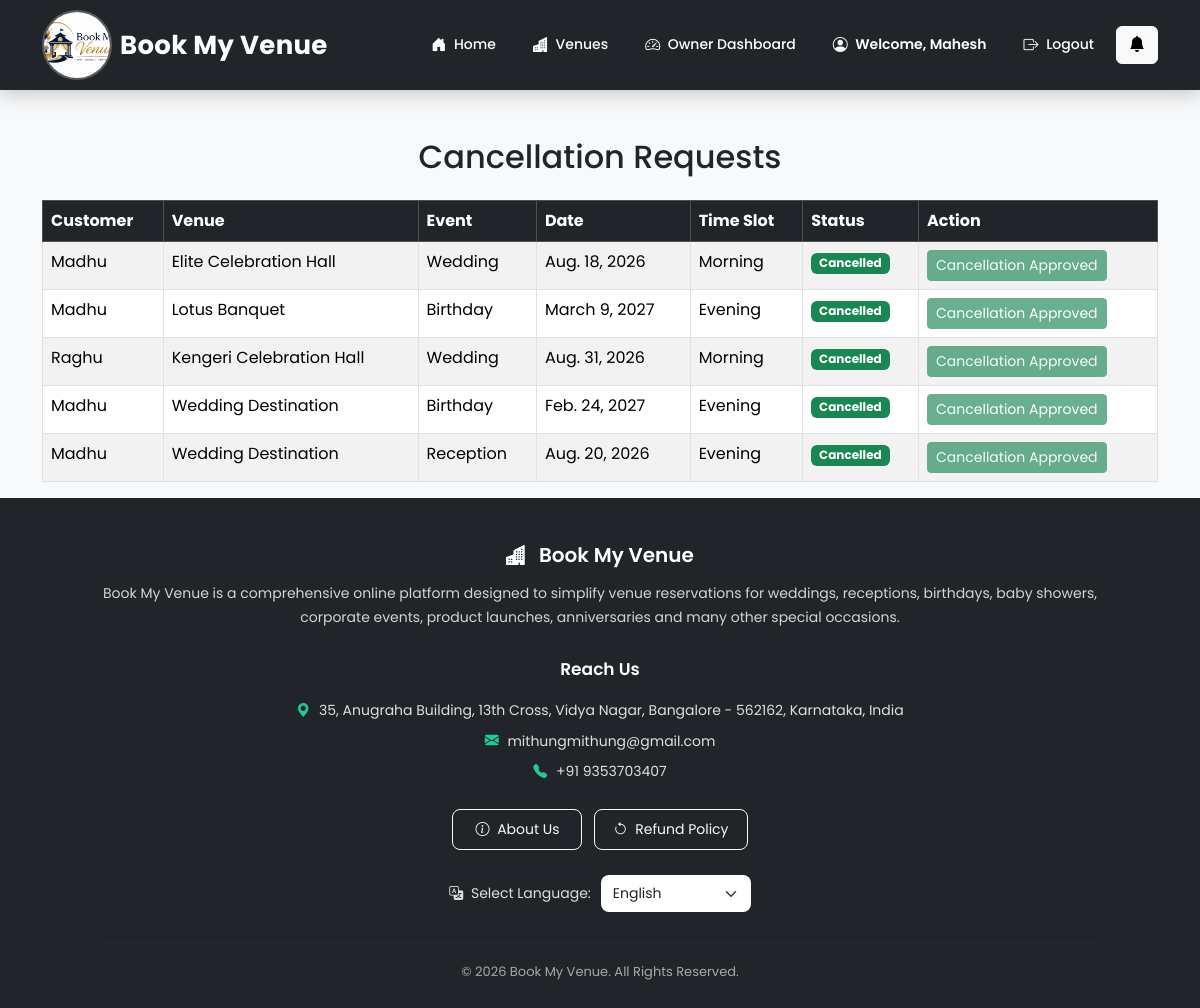
/cancellation-requests/ (signed in), run on the app's committed database.
### venues/models.py (models this page shows, shortened)
class Booking(models.Model):
    EVENT_CHOICES = (
        ('Wedding', 'Wedding'),
        ('Reception', 'Reception'),
        ('Birthday', 'Birthday'),
        ('Baby Shower', 'Baby Shower'),
        ('Corporate Event', 'Corporate Event'),
        ('Product Launch', 'Product Launch'),
        ('Anniversary', 'Anniversary'),
        ('Get Together', 'Get Together'),
    )
    TIME_SLOT_CHOICES = (
        ('Morning', 'Morning'),
        ('Afternoon', 'Afternoon'),
        ('Evening', 'Evening'),
        ('Full Day', 'Full Day'),
    )
    STATUS_CHOICES = [
        ('Pending', 'Pending'),
        ('Approved', 'Approved'),
        ('Rejected', 'Rejected'),
        ('Booked', 'Booked'),
        ('Cancellation Requested', 'Cancellation Requested'),
        ('Cancelled', 'Cancelled'),
    ]
    user = models.ForeignKey(
        User,
        on_delete=models.CASCADE
    )
    venue = models.ForeignKey(
        Venue,
        on_delete=models.CASCADE
    )
    event_type = models.CharField(
        max_length=50,
        choices=EVENT_CHOICES
    )
    event_date = models.DateField()
    time_slot = models.CharField(
        max_length=20,
        choices=TIME_SLOT_CHOICES,
        default='Morning'
    )
    services = models.ManyToManyField(
        'VenueService',
        blank=True,
        related_name='bookings'
    )
    total_amount = models.DecimalField(
        max_digits=12,
        decimal_places=2,
        default=0
    )
    booking_date = models.DateTimeField(
        auto_now_add=True
    )
    status = models.CharField(
        max_length=30,
        choices=STATUS_CHOICES,
        default='Pending'
    )
    class Meta:
        constraints = [
            models.UniqueConstraint(
                fields=[
                    'venue',
                    'event_date',
                    'time_slot'
                ],
                name='unique_venue_date_timeslot'
            )
        ]

class Venue(models.Model):
    owner = models.ForeignKey(
        User,
        on_delete=models.CASCADE
    )
    name = models.CharField(max_length=100)
    location = models.ForeignKey(
        Location,
        on_delete=models.CASCADE
    )
    capacity = models.IntegerField()
    price = models.DecimalField(
        max_digits=10,
        decimal_places=2
    )
    image = models.ImageField(
        upload_to='venues/'
    )
    description = models.TextField()

### venues/views.py (the view)
@login_required(login_url='login')
def cancellation_requests(request):
    bookings = Booking.objects.filter(
        venue__owner=request.user,
        status__in=["Cancellation Requested", "Cancelled"]
    )
    return render(
        request,
        "cancellation_requests.html",
        {
            "bookings": bookings
        }
    )

### venues/context_processors.py (called while the page is built)
def notification_count(request):
    if request.user.is_authenticated:
        unread_count = Notification.objects.filter(
            user=request.user,
            is_read=False
        ).count()
    else:
        unread_count = 0
    return {
        "unread_count": unread_count
    }

### templates/cancellation_requests.html
{% extends 'base.html' %}
{% block content %}
<div class="container mt-5">
    <h2 class="text-center mb-4">
        Cancellation Requests
    </h2>
    {% if bookings %}
    <table class="table table-bordered table-striped">
        <thead class="table-dark">
            <tr>
                <th>Customer</th>
                <th>Venue</th>
                <th>Event</th>
                <th>Date</th>
                <th>Time Slot</th>
                <th>Status</th>
                <th>Action</th>
            </tr>
        </thead>
        <tbody>
        {% for booking in bookings %}
            <tr>
                <td>{{ booking.user.username }}</td>
                <td>{{ booking.venue.name }}</td>
                <td>{{ booking.event_type }}</td>
                <td>{{ booking.event_date }}</td>
                <td>{{ booking.time_slot }}</td>
                <td>
                    {% if booking.status == "Cancellation Requested" %}
                        <span class="badge bg-warning text-dark">
                            {{ booking.status }}
                        </span>
                    {% elif booking.status == "Cancelled" %}
                        <span class="badge bg-success">
                            Cancelled
                        </span>
                    {% endif %}
                </td>
                <td>
                    {% if booking.status == "Cancellation Requested" %}
                        <a href="{% url 'approve_cancellation' booking.id %}"
                           class="btn btn-success btn-sm">
                            Approve
                        </a>
                        <a href="{% url 'reject_cancellation' booking.id %}"
                           class="btn btn-danger btn-sm">
                            Reject
                        </a>
                    {% elif booking.status == "Cancelled" %}
                        <button class="btn btn-success btn-sm" disabled>
                            Cancellation Approved
                        </button>
                    {% endif %}
                </td>
            </tr>
        {% endfor %}
        </tbody>
    </table>
    {% else %}
    <div class="alert alert-info text-center">
        No cancellation requests found.
    </div>
    {% endif %}
</div>
{% endblock %}

### templates/base.html (shortened to what this page needs)
{% load static %}
<!DOCTYPE html>
<html lang="en">
<head>
    <link
        href="https://cdn.jsdelivr.net/npm/bootstrap@5.3.2/dist/css/bootstrap.min.css"
        rel="stylesheet">
    <link
        rel="stylesheet"
        href="https://cdn.jsdelivr.net/npm/bootstrap-icons@1.11.3/font/bootstrap-icons.min.css">
    <link
        rel="stylesheet"
        href="{% static 'css/style.css' %}">
</head>
<body>
<nav class="navbar navbar-expand-lg navbar-dark">
    <div class="container">
        <a
            class="navbar-brand d-flex align-items-center me-auto"
            href="{% url 'home' %}">
            <img
                src="{% static 'images/logo1.png' %}"
                class="rounded-circle me-2 logo-img"
                alt="Book My Venue Logo">
            <span class="venue-title">
                Book My Venue
            </span>
        </a>
        <div
            class="collapse navbar-collapse"
            id="nav">
            <ul
                class="navbar-nav ms-auto">
                <li class="nav-item">
                    <a
                        class="nav-link
                        "
                        href="{% url 'home' %}">
                        <i class="bi bi-house-door-fill me-1"></i>
                        Home
                    </a>
                </li>
                <li class="nav-item">
                    <a
                        class="nav-link
                        "
                        href="{% url 'venue_list' %}">
                        <i class="bi bi-buildings-fill me-1"></i>
                        Venues
                    </a>
                </li>
                {% if user.is_authenticated %}
                    {% if user.profile.role == "owner" %}
                        <li class="nav-item">
                            <a
                                class="nav-link
                                "
                                href="{% url 'owner_dashboard' %}">
                                <i class="bi bi-speedometer2 me-1"></i>
                                Owner Dashboard
                            </a>
                        </li>
                    {% endif %}
                    <li class="nav-item">
                        <span
                            class="nav-link welcome-user">
                            <i class="bi bi-person-circle me-1"></i>
                            Welcome, {{ user.username }}
                        </span>
                    </li>
                    <li class="nav-item">
                        <a
                            class="nav-link logout-link"
                            href="{% url 'logout' %}">
                            <i class="bi bi-box-arrow-right me-1"></i>
                            Logout
                        </a>
                    </li>
                <a href="{% url 'notifications' %}" class="btn btn-light position-relative">
    <i class="bi bi-bell-fill"></i>
</a>
                {% endif %}
            </ul>
        </div>
    </div>
</nav>
<main>
    {% block content %}
    {% endblock %}
</main>
<footer class="site-footer">
    <div class="container text-center">
        <h5 class="footer-title">
            <i class="bi bi-buildings-fill me-2"></i>
            Book My Venue
        </h5>
        <p class="footer-description">
            Book My Venue is a comprehensive online platform
            designed to simplify venue reservations for
            weddings, receptions, birthdays, baby showers,
            corporate events, product launches, anniversaries
            and many other special occasions.
        </p>
        <div class="footer-contact">
            <div class="footer-contact-title">
                Reach Us
            </div>
            <div class="footer-contact-item">
                <i class="bi bi-geo-alt-fill"></i>
                35, Anugraha Building, 13th Cross,
                Vidya Nagar, Bangalore - 562162,
                Karnataka, India
            </div>
            <div class="footer-contact-item">
                <i class="bi bi-envelope-fill"></i>
                mithungmithung@gmail.com
            </div>
            <div class="footer-contact-item">
                <i class="bi bi-telephone-fill"></i>
                +91 9353703407
            </div>
        </div>
        <div class="footer-actions">
            <a
                href="{% url 'about' %}"
                class="btn btn-outline-light footer-btn">
                <i class="bi bi-info-circle me-1"></i>
                About Us
            </a>
            <a
                href="{% url 'refund_policy' %}"
                class="btn btn-outline-light footer-btn">
                <i class="bi bi-arrow-counterclockwise me-1"></i>
                Refund Policy
            </a>
        </div>
        <div class="language-section">
            <label
                for="language"
                class="language-label">
                <i class="bi bi-translate me-1"></i>
                Select Language:
            </label>
            <select
                id="language"
                class="form-select w-auto">
                <option value="en">
                    English
                </option>
            </select>
        </div>
        <hr class="footer-divider">
        <p class="copyright">
            © 2026 Book My Venue.
            All Rights Reserved.
        </p>
    </div>
</footer>
</body>
</html>

### static/css/style.css (style rules this page uses)
html, body { margin: 0; padding: 0; overflow-x: hidden; }
body { top: 0 !important; }
.venue-title { font-family: 'Poppins', sans-serif; font-weight: 600; letter-spacing: 1px; }
.navbar { margin: 0; border-radius: 0; background: #212529 !important; padding: 12px 0; box-shadow: 0 5px 15px rgba(0, 0, 0, 0.25); }
.logo-img { transition: 0.4s; }
.venue-title { font-size: 2rem; font-weight: 700; color: #fff; letter-spacing: 1px; }
.navbar-nav { gap: 10px; }
.navbar .nav-link { color: white !important; font-weight: 600; font-size: 16px; padding: 10px 22px !important; border-radius: 50px; transition: 0.35s; position: relative; }
footer { margin-top: 50px; margin-bottom: 0; }

### templates/base.html (style rules this page uses)
html { scroll-behavior: smooth; }
body { font-family: 'Poppins', sans-serif; margin: 0; min-height: 100vh; display: flex; flex-direction: column; background: #f8f9fa; color: #212529; }
main { flex: 1; }
.navbar { background: #212529 !important; padding: 10px 0; box-shadow: 0 5px 18px rgba(0, 0, 0, 0.20); position: relative; z-index: 1000; }
.navbar-brand { text-decoration: none; padding: 0; }
.logo-img { width: 70px; height: 70px; object-fit: cover; transition: transform 0.35s ease, box-shadow 0.35s ease; border: 2px solid rgba(255,255,255,0.25); }
.venue-title { font-size: 26px; font-weight: 700; color: #ffffff; letter-spacing: 0.3px; white-space: nowrap; }
.navbar-nav { gap: 7px; align-items: center; }
.navbar .nav-link { color: #ffffff !important; font-size: 14px; font-weight: 500; padding: 10px 15px !important; border-radius: 8px; transition: all 0.25s ease; white-space: nowrap; }
.navbar .nav-link i { font-size: 15px; vertical-align: middle; }
.welcome-user { color: #ffc107 !important; cursor: default; font-weight: 600 !important; background: transparent !important; }
.logout-link { color: #ff6b6b !important; }
.site-footer { background: #212529; color: #ffffff; margin-top: auto; padding: 45px 20px 25px; line-height: 1.7; }
.footer-title { font-size: 20px; font-weight: 600; margin-bottom: 15px; }
.footer-description { max-width: 1000px; margin: 0 auto 25px; color: rgba( 255, 255, 255, 0.80 ); font-size: 14px; }
.footer-contact { margin-top: 20px; }
.footer-contact-title { font-size: 17px; font-weight: 600; margin-bottom: 15px; color: #ffffff; }
.footer-contact-item { margin-bottom: 7px; font-size: 14px; color: rgba( 255, 255, 255, 0.85 ); }
.footer-contact-item i { width: 22px; color: #20c997; margin-right: 5px; }
.footer-actions { display: flex; justify-content: center; align-items: center; gap: 12px; flex-wrap: wrap; margin-top: 25px; }
.footer-btn { min-width: 130px; border-radius: 8px; padding: 9px 18px; font-size: 14px; transition: all 0.25s ease; }
.language-section { margin-top: 25px; display: flex; justify-content: center; align-items: center; gap: 10px; flex-wrap: wrap; }
.language-label { font-size: 14px; color: rgba( 255, 255, 255, 0.85 ); }
#language { min-width: 150px; border-radius: 8px; border: none; padding: 8px 12px; font-size: 14px; cursor: pointer; }
.footer-divider { border: 0; border-top: 1px solid rgba( 255, 255, 255, 0.12 ); margin: 30px auto 18px; max-width: 1000px; }
.copyright { font-size: 13px; color: rgba( 255, 255, 255, 0.60 ); margin: 0; }

### data on the page
Booking: user.username "Madhu", venue.name "Elite Celebration Hall", event_type "Wedding", event_date "Aug. 18, 2026", time_slot "Morning", status "Cancelled"
Booking: user.username "Madhu", venue.name "Lotus Banquet", event_type "Birthday", event_date "March 9, 2027", time_slot "Evening", status "Cancelled"
Booking: user.username "Raghu", venue.name "Kengeri Celebration Hall", event_type "Wedding", event_date "Aug. 31, 2026", time_slot "Morning", status "Cancelled"
Booking: user.username "Madhu", venue.name "Wedding Destination", event_type "Birthday", event_date "Feb. 24, 2027", time_slot "Evening", status "Cancelled"
Booking: user.username "Madhu", venue.name "Wedding Destination", event_type "Reception", event_date "Aug. 20, 2026", time_slot "Evening", status "Cancelled"

### other printed values
{{ user.username }} "Mahesh"
